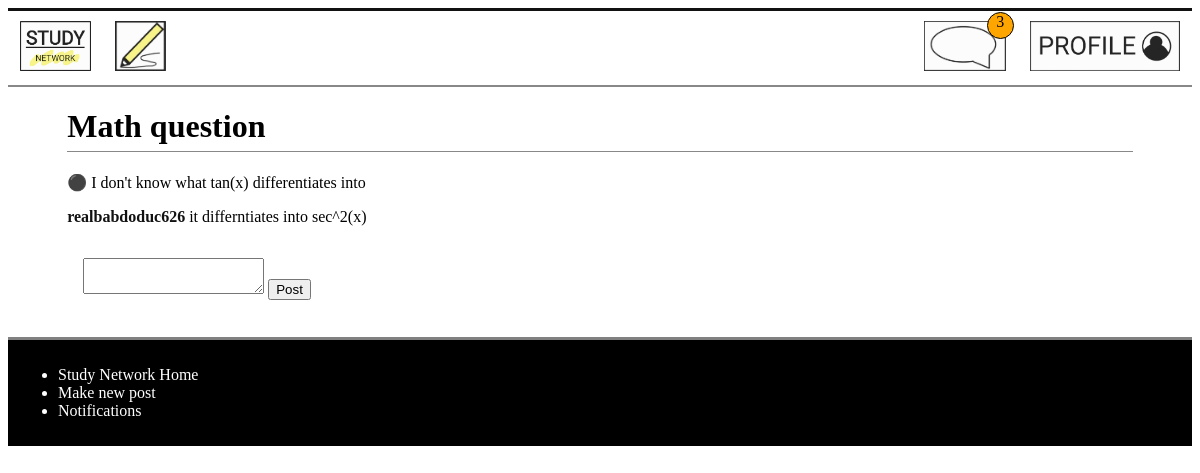
/comment/62 (signed in), run on an earlier commit of the app's database.
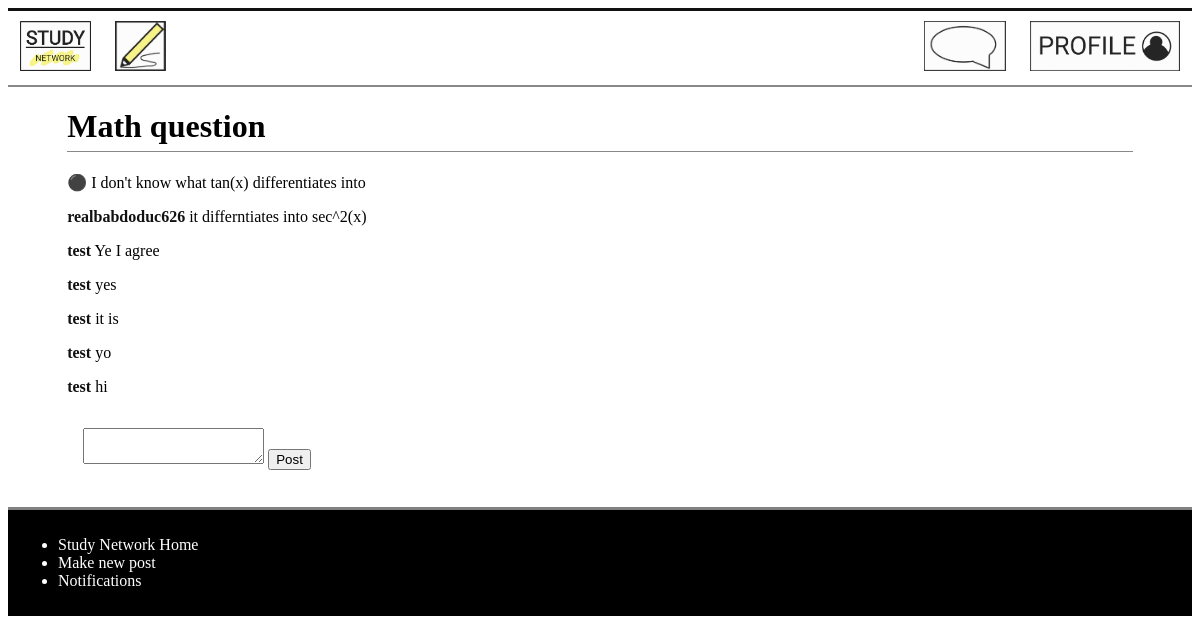
And on a later commit of the database.
### models.py (models this page shows)
class Comment(db.Model):
    __tablename__ = 'Comment'
    id = db.Column(db.Integer, primary_key=True)
    Post_id = db.Column(db.Integer, db.ForeignKey('Post.id'), nullable = False)
    User_id = db.Column(db.Integer, db.ForeignKey('User.id'), nullable = False)
    comment = db.Column(db.Text, nullable = False)
    user = db.relationship('Post', back_populates='posts')
    post = db.relationship('User', back_populates='users')

class User(db.Model):
    __tablename__ = 'User'
    id = db.Column(db.Integer, primary_key=True)
    username = db.Column(db.Text)
    email = db.Column(db.Text)
    password = db.Column(db.Text)
    user_post = db.relationship('Post', back_populates='post_user')
    notifications_user = db.relationship('Notification', back_populates='users_notification')
    users = db.relationship('Comment', back_populates='post')

### main.py (the view, shortened to what this page needs)
@app.route('/comment/<int:id>', methods=['GET', 'POST'])
def comment(id):
    form = Comment()
    post_info = db.session.query(models.Post).filter_by(id = id).first_or_404()
    user_info = db.session.query(models.User).filter_by(id = session['logged_in_user']).first()
    comments = db.session.query(models.Comment).filter_by(Post_id = id).all()
    if g.logged_in_user == None:
        return redirect(url_for('signin'))
    elif request.method == 'GET':# display all the comments in the post
        if comments == Null:
            return render_template('comment.html', form=form, post_info=post_info)
        else:
            return render_template('comment.html', form=form, comments=comments, post_info=post_info)

### forms.py
class Comment(FlaskForm):
    comment = TextAreaField('Write your comment or reply here', validators=[DataRequired()])

### main.py (called while the page is built)
@app.context_processor
def notification_processor():
    if  g.logged_in_user:
        num_notification = models.Notification.query.filter_by(user_id = session["logged_in_user"]).all()
        if len(num_notification) > 99:
            return dict(num_notification = "99..") #When the number of notification is too big, it just shows 99+.
        else:
            return dict(num_notification = len(num_notification))
    else:
        return dict(num_notification = "No one is logged in")

@app.before_request
def before_request():
    g.logged_in_user = None
    if 'logged_in_user' in session:
        g.logged_in_user = session['logged_in_user']

### templates/comment.html (shortened to what this page needs)
{% extends 'layout.html' %}
{% block content %}
<main>
<h1>{{post_info.title}}</h1>
<p>⚫ {{ post_info.discussion }}</p>
{% for comment in comments %}
    <p><a class="name"href="/profile/{{comment.post.id}}"><strong>{{comment.post.username}}</strong></a> {{ comment.comment }}</p>
{% endfor %}
<form method="POST" enctype="multipart/form-data">
    {{ form.comment }}
    <input type="submit" value="Post">
</form>
</main>
{% endblock %}

What changed in the data, as far as the page shows it:
added Comment: post.username "test", comment "Ye I agree"
added Comment: post.username "test", comment "yes"
added Comment: post.username "test", comment "it is"
added Comment: post.username "test", comment "yo"
added Comment: post.username "test", comment "hi"
Also different on the page:
{{ num_notification }}: "3" → (not shown)
